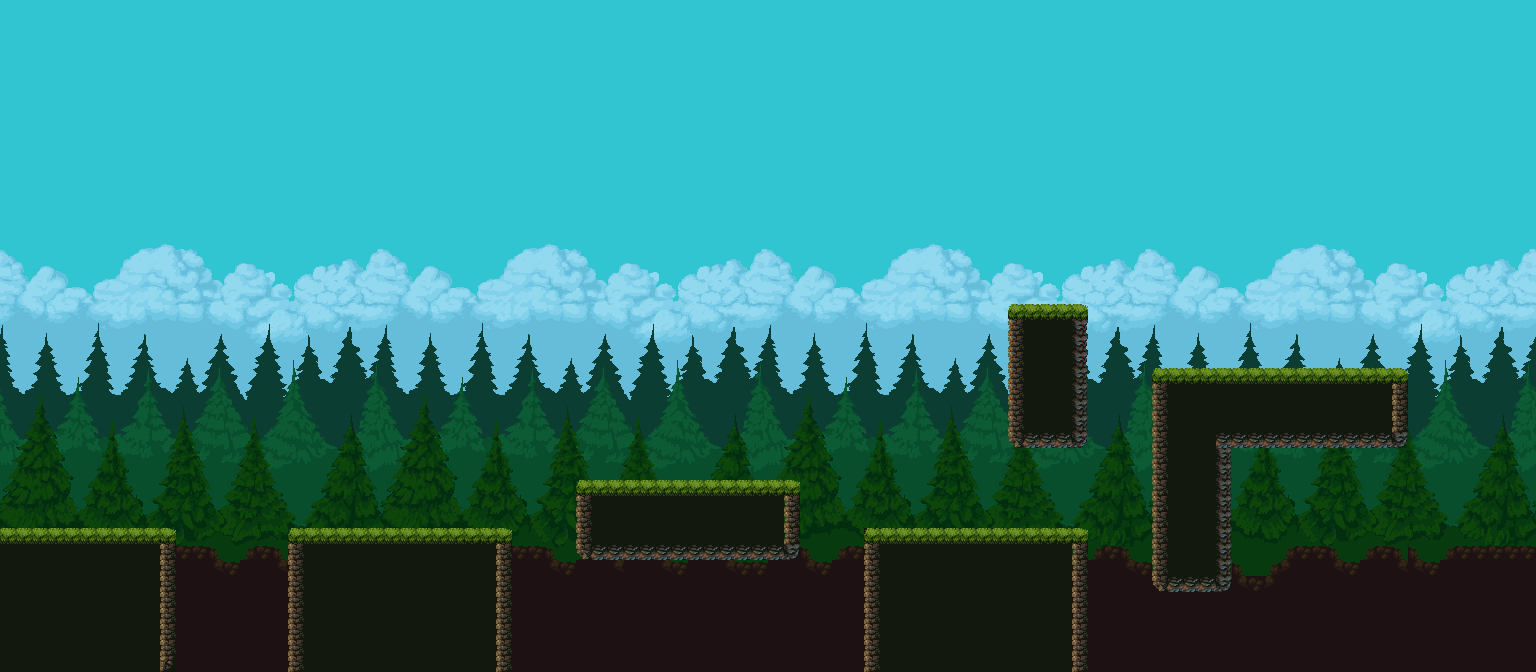

Rendered tile map (Tiled .tmx) drawn with the repository's tilesets; below, a short description and the map source with its tile grids summarised:
An orthogonal 96x42 tile map with 16x16 px tiles, 6 tile layers (SKY, FAR_TREES, MEDIUM_TREES, CLOSE_TREES, ...), 7 tilesets and 15 objects (7x Floor, 4x Death, 2x Start, Win).

<map version="1.2" tiledversion="1.2.4" orientation="orthogonal" renderorder="right-down" width="96" height="42" tilewidth="16" tileheight="16" infinite="0" nextlayerid="10" nextobjectid="21">
 <tileset firstgid="1" name="Nuvens" tilewidth="16" tileheight="16" tilecount="336" columns="24">
  <image source="Nuvens.png" width="384" height="224" />
 </tileset>
 <tileset firstgid="337" name="Backgroud1" tilewidth="16" tileheight="16" tilecount="336" columns="24">
  <image source="Backgroud1.png" width="384" height="224" />
 </tileset>
 <tileset firstgid="673" name="Backgroud3" tilewidth="16" tileheight="16" tilecount="336" columns="24">
  <image source="Backgroud3.png" width="384" height="224" />
 </tileset>
 <tileset firstgid="1009" name="Backgroud2" tilewidth="16" tileheight="16" tilecount="336" columns="24">
  <image source="Backgroud2.png" width="384" height="224" />
 </tileset>
 <tileset firstgid="1345" name="Assets" tilewidth="16" tileheight="16" tilecount="675" columns="25">
  <image source="Assets.png" width="400" height="432" />
  <terraintypes>
   <terrain name="New Terrain" tile="57" />
  </terraintypes>
  <tile id="105" terrain="0,0,0,0" />
  <tile id="106" terrain="0,0,0,0" />
  <tile id="107" terrain="0,0,0,0" />
  <tile id="130" terrain="0,0,0,0" />
  <tile id="131" terrain="0,0,0,0" />
  <tile id="132" terrain="0,0,0,0" />
  <tile id="139" terrain="0,0,0,0" />
  <tile id="155" terrain="0,0,0,0" />
  <tile id="156" terrain="0,0,0,0" />
  <tile id="157" terrain="0,0,0,0" />
 </tileset>
 <tileset firstgid="2020" name="MASCARA" tilewidth="16" tileheight="16" tilecount="1" columns="1">
  <image source="MASCARA.png" width="16" height="16" />
 </tileset>
 <tileset firstgid="2021" name="Assets" tilewidth="16" tileheight="16" tilecount="675" columns="25">
  <image source="Assets.png" width="400" height="432" />
  <terraintypes>
   <terrain name="New Terrain" tile="57" />
  </terraintypes>
  <tile id="105" terrain="0,0,0,0" />
  <tile id="106" terrain="0,0,0,0" />
  <tile id="107" terrain="0,0,0,0" />
  <tile id="130" terrain="0,0,0,0" />
  <tile id="131" terrain="0,0,0,0" />
  <tile id="132" terrain="0,0,0,0" />
  <tile id="139" terrain="0,0,0,0" />
  <tile id="155" terrain="0,0,0,0" />
  <tile id="156" terrain="0,0,0,0" />
  <tile id="157" terrain="0,0,0,0" />
 </tileset>
 <layer id="1" name="SKY" width="96" height="42">
  <properties>
   <property name="Speed" type="float" value="0.1" />
  </properties>
  <data>[4032 cells, 2688 non-empty, 336 distinct tile ids]</data>
 </layer>
 <layer id="2" name="FAR_TREES" width="96" height="42">
  <properties>
   <property name="Speed" type="float" value="0.2" />
  </properties>
  <data>[4032 cells, 1344 non-empty, 336 distinct tile ids]</data>
 </layer>
 <layer id="3" name="MEDIUM_TREES" width="96" height="42">
  <properties>
   <property name="Speed" type="float" value="0.3" />
  </properties>
  <data>[4032 cells, 1344 non-empty, 336 distinct tile ids]</data>
 </layer>
 <layer id="4" name="CLOSE_TREES" width="96" height="42">
  <properties>
   <property name="Speed" type="float" value="0.4" />
  </properties>
  <data>[4032 cells, 1381 non-empty, 338 distinct tile ids]</data>
 </layer>
 <layer id="6" name="BACKGROUND" width="96" height="42">
  <properties>
   <property name="Spped" type="float" value="1" />
  </properties>
  <data>[4032 cells, 867 non-empty, 10 distinct tile ids]</data>
 </layer>
 <layer id="5" name="LEVEL" width="96" height="42">
  <properties>
   <property name="Speed" type="float" value="1" />
  </properties>
  <data>[4032 cells, 193 non-empty, 22 distinct tile ids]</data>
 </layer>
 <objectgroup id="8" name="COLLIDERS">
  <object id="1" name="Floor" x="-0.666667" y="528" width="175.333" height="144" />
  <object id="2" name="Floor" x="288.424" y="529" width="223.242" height="144" />
  <object id="3" name="Floor" x="864.192" y="528" width="223.787" height="144" />
  <object id="4" name="Floor" x="576.333" y="480.333" width="223.333" height="78.6667" />
  <object id="5" name="Floor" x="1153.33" y="368.333" width="252.666" height="78.6667" />
  <object id="6" name="Floor" x="1006.67" y="303.333" width="80" height="144.667" />
  <object id="7" name="Floor" x="1152" y="446.333" width="80" height="144.667" />
  <object id="15" name="Death" x="1087.87" y="673.175" width="449.617" height="38.0452" />
  <object id="16" name="Death" x="172.552" y="672.363" width="117.139" height="38.0452" />
  <object id="17" name="Death" x="511.458" y="673.114" width="353.42" height="38.0452" />
  <object id="18" name="Death" x="1537.86" y="546.311" width="69.617" height="130.045" />
 </objectgroup>
 <objectgroup id="9" name="PLAYER_POINTS">
  <object id="8" name="Start" x="55" y="484.5" width="20" height="25" />
  <object id="12" name="Start" x="55" y="484.5" width="20" height="25" />
  <object id="19" name="Win" x="1298.67" y="18.6667" width="16" height="349.333" />
  <object id="20" x="516" y="945.333" />
 </objectgroup>
</map>
